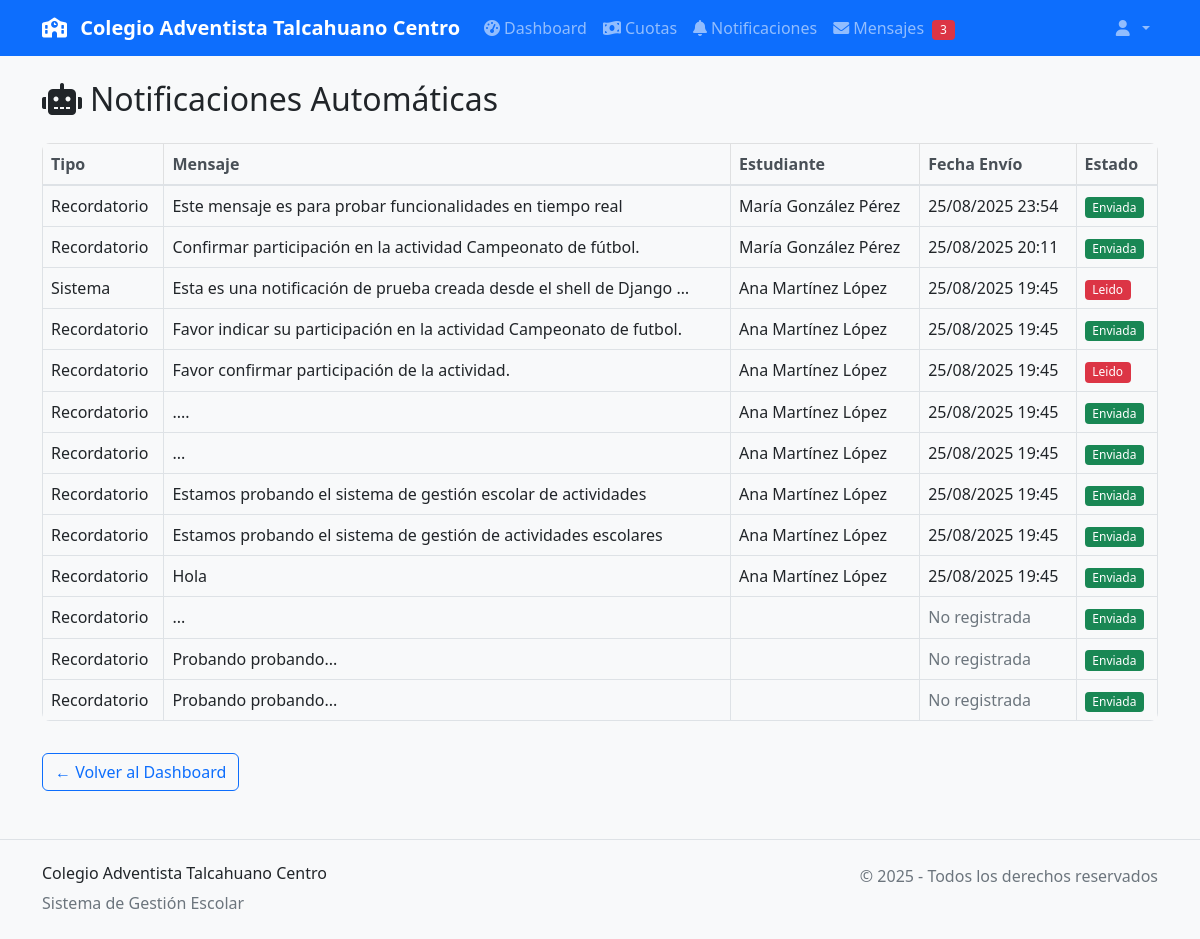
The app's page /notificaciones/automaticas/ (signed in), older data.
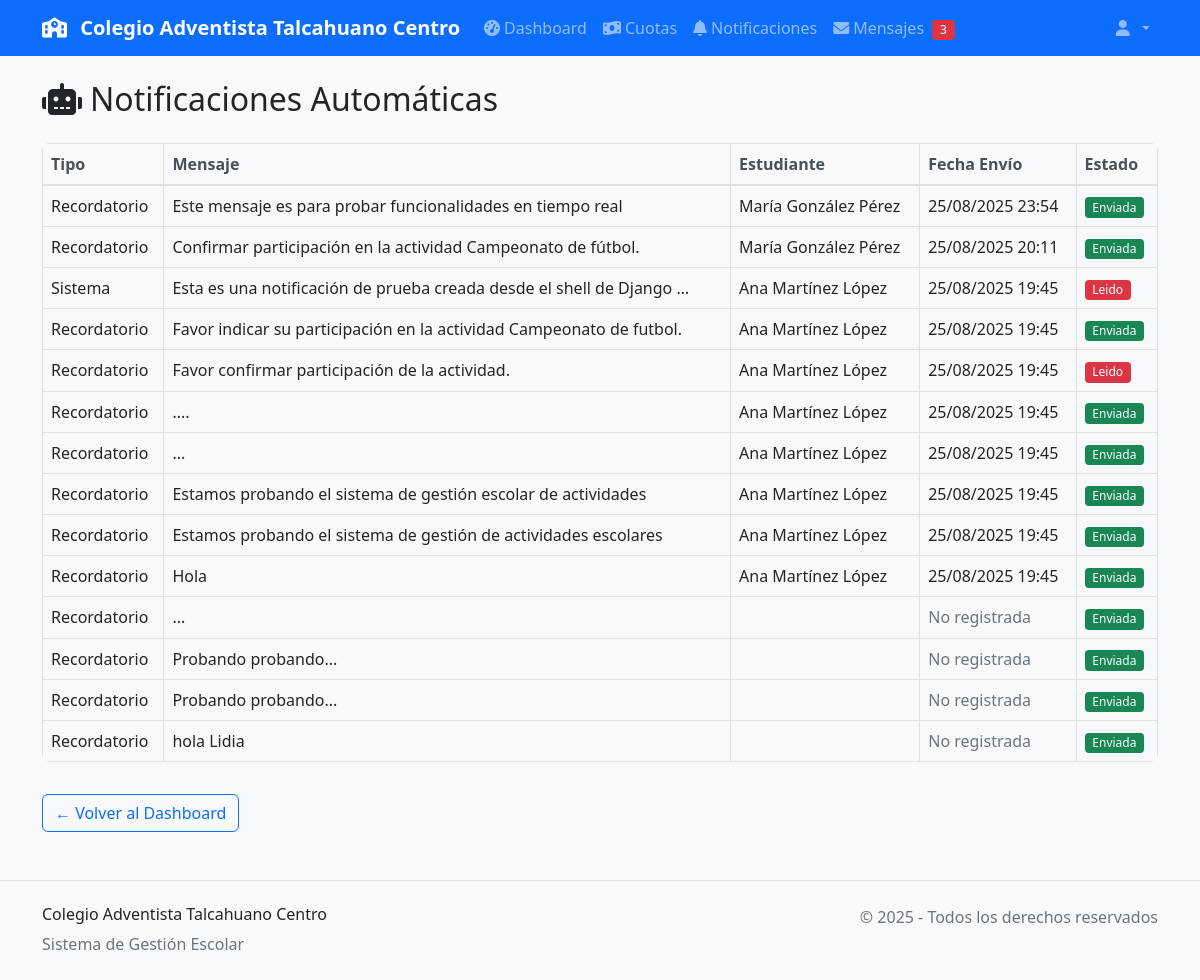
The same page, newer data.
### core/models.py (models this page shows, shortened)
class Notificacion(models.Model):
    TIPO_NOTIFICACION_CHOICES = [
        ('pago_confirmado', 'Pago Confirmado'),
        ('pago_parcial', 'Pago Parcial'),
        ('recordatorio', 'Recordatorio de Pago'),
        ('cuota_vencida', 'Cuota Vencida'),
        ('nueva_cuota', 'Nueva Cuota Asignada'),
    ]
    ESTADOS = [
        ('enviada', 'Enviada'),
        ('pendiente', 'Pendiente'),
        ('fallida', 'Fallida'),
    ]
    usuario_registra = models.ForeignKey(User, on_delete=models.CASCADE, related_name='notificaciones_registradas')
    apoderado_nombre = models.CharField(max_length=200)
    apoderado_email = models.EmailField()
    apoderado_telefono = models.CharField(max_length=15, blank=True)
    apoderado_rut = models.CharField(max_length=12, blank=True)
    titulo = models.CharField(max_length=200)
    mensaje = models.TextField()
    tipo = models.CharField(max_length=20, choices=TIPO_NOTIFICACION_CHOICES)
    estudiante = models.ForeignKey(Estudiante, on_delete=models.SET_NULL, null=True, blank=True)
    actividad_nombre = models.CharField(max_length=200, blank=True)
    monto = models.DecimalField(max_digits=10, decimal_places=0, null=True, blank=True)
    metodo_pago = models.CharField(max_length=50, blank=True)
    leida = models.BooleanField(default=False)
    fecha_creacion = models.DateTimeField(auto_now_add=True)
    fecha_envio = models.DateTimeField(null=True, blank=True)
    estado = models.CharField(max_length=10, choices=ESTADOS, default='enviada')
    class Meta:
        ordering = ['-fecha_creacion']
        verbose_name = 'Notificación'
        verbose_name_plural = 'Notificaciones'

### estudiantes/models.py (models this page shows, shortened)
class Estudiante(models.Model):
    VINCULO_CHOICES = [
        ('hijo', 'Hijo/a'),
        ('padre', 'Padre'),
        ('madre', 'Madre'),
        ('abuelo', 'Abuelo/a'),
        ('tio', 'Tío/a'),
        ('tutor', 'Tutor Legal'),
        ('otro', 'Otro'),
    ]
    rut = models.CharField(max_length=12, unique=True)
    nombre = models.CharField(max_length=100)
    apellido_paterno = models.CharField(max_length=50)
    apellido_materno = models.CharField(max_length=50)
    fecha_nacimiento = models.DateField()
    curso = models.ForeignKey(Curso, on_delete=models.CASCADE)
    apoderado = models.ForeignKey(Apoderado, on_delete=models.CASCADE)
    vinculo_apoderado = models.CharField(max_length=20, choices=VINCULO_CHOICES)
    fecha_registro = models.DateTimeField(auto_now_add=True)
    activo = models.BooleanField(default=True)
    def nombre_completo(self):
        return f"{self.nombre} {self.apellido_paterno} {self.apellido_materno}"

### core/notificacion_views.py (the view)
# urls.py: path('automaticas/', views.lista_automaticas, name='lista_automaticas'),
@login_required
def lista_automaticas(request):
    try:
        notificaciones = Notificacion.objects.filter(
            tipo__in=['recordatorio', 'nueva_cuota', 'sistema']
        ).order_by('-fecha_envio')
        paginator = Paginator(notificaciones, 15)
        page = request.GET.get('page')
        notificaciones_page = paginator.get_page(page)
        context = {
            'notificaciones': notificaciones_page,
            'total': notificaciones.count(),
        }
        return render(request, 'core/notificaciones/lista_automaticas.html', context)
    except Exception as e:
        logger.error(f"Error al listar notificaciones automáticas: {str(e)}")
        messages.error(request, 'Error al cargar las notificaciones automáticas.')
        return redirect('core:dashboard')

### core/context_processors.py (called while the page is built)
def notificaciones_context(request):
    if request.user.is_authenticated:
        notificaciones_no_leidas = Notificacion.objects.filter(
            apoderado_email=request.user.email,
            estado__in=['enviado', 'visto']
        ).count()
        return {
            'notificaciones_no_leidas': notificaciones_no_leidas
        }
    return {
        'notificaciones_no_leidas': 0
    }

### templates/core/notificaciones/lista_automaticas.html
{% extends 'base.html' %}
{% block content %}
<h2 class="mb-4"><i class="fas fa-robot me-2"></i>Notificaciones Automáticas</h2>
<table class="table table-bordered table-hover">
    <thead class="table-light">
    <tr>
        <th>Tipo</th>
        <th>Mensaje</th>
        <th>Estudiante</th>
        <th>Fecha Envío</th>
        <th>Estado</th>
    </tr>
</thead>
<tbody>
    {% for notif in notificaciones %}
    <tr>
        <td>{{ notif.tipo|capfirst }}</td>
        <td>{{ notif.mensaje|truncatewords:12 }}</td>
        <td>{{ notif.estudiante.nombre_completo }}</td>
        <td>
            {% if notif.fecha_envio %}
                {{ notif.fecha_envio|date:"d/m/Y H:i" }}
            {% else %}
                <span class="text-muted">No registrada</span>
            {% endif %}
        </td>
        <td>
            <span class="badge {% if notif.estado == 'enviada' %}bg-success{% elif notif.estado == 'pendiente' %}bg-warning{% else %}bg-danger{% endif %}">
                {{ notif.estado|capfirst }}
            </span>
        </td>
    </tr>
    {% endfor %}
</tbody>
</table>
<a href="{% url 'core:dashboard' %}" class="btn btn-outline-primary mt-3">
    ← Volver al Dashboard
</a>
{% endblock %}

Row changes from the older to the newer data that the page shows:
added Notificacion: tipo "Recordatorio", mensaje "hola Lidia", shows "No registrada", estado "Enviada"
